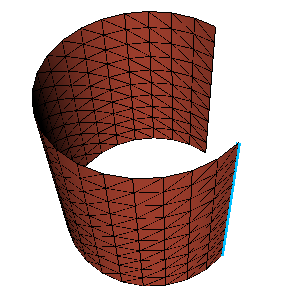

This figure's Python source:
#!/usr/bin/env python

# Demonstrate vtkRotationalExtrusionFilter by creating a line segment,
# performing a 270-degree rotational extrusion to form 3/4 of a cylinder,
# and rendering the smooth surface with wireframe overlay.

# Factory overrides
import vtkmodules.vtkInteractionStyle  # noqa: F401
import vtkmodules.vtkRenderingFreeType  # noqa: F401
import vtkmodules.vtkRenderingOpenGL2  # noqa: F401

from vtkmodules.vtkFiltersCore import vtkPolyDataNormals
from vtkmodules.vtkFiltersModeling import vtkRotationalExtrusionFilter
from vtkmodules.vtkFiltersSources import vtkLineSource
from vtkmodules.vtkRenderingCore import (
    vtkActor,
    vtkCamera,
    vtkPolyDataMapper,
    vtkRenderWindow,
    vtkRenderWindowInteractor,
    vtkRenderer,
)

# Create a line source
line = vtkLineSource()
line.SetPoint1(0.0, 1.0, 0.0)
line.SetPoint2(0.0, 1.0, 2.0)
line.SetResolution(10)

# Line actor
line_mapper = vtkPolyDataMapper()
line_mapper.SetInputConnection(line.GetOutputPort())

line_actor = vtkActor()
line_actor.SetMapper(line_mapper)
line_actor.GetProperty().SetLineWidth(5)
line_actor.GetProperty().SetColor(0.0, 0.749, 1.0)

# 270-degree rotational extrusion
sweeper = vtkRotationalExtrusionFilter()
sweeper.SetResolution(20)
sweeper.SetInputConnection(line.GetOutputPort())
sweeper.SetAngle(270)

# Normals for smooth rendering
normals = vtkPolyDataNormals()
normals.SetInputConnection(sweeper.GetOutputPort())

# Surface mapper and actor
cylinder_mapper = vtkPolyDataMapper()
cylinder_mapper.SetInputConnection(normals.GetOutputPort())
cylinder_mapper.SetResolveCoincidentTopologyToPolygonOffset()

cylinder_actor = vtkActor()
cylinder_actor.SetMapper(cylinder_mapper)
cylinder_actor.GetProperty().SetRepresentationToSurface()
cylinder_actor.GetProperty().SetInterpolationToGouraud()
cylinder_actor.GetProperty().SetColor(1.0, 0.3882, 0.2784)

# Wireframe mapper and actor
cylinder_wireframe_mapper = vtkPolyDataMapper()
cylinder_wireframe_mapper.SetInputConnection(sweeper.GetOutputPort())
cylinder_wireframe_mapper.SetResolveCoincidentTopologyToPolygonOffset()

cylinder_wireframe_actor = vtkActor()
cylinder_wireframe_actor.SetMapper(cylinder_wireframe_mapper)
cylinder_wireframe_actor.GetProperty().SetRepresentationToWireframe()
cylinder_wireframe_actor.GetProperty().SetColor(0.0, 0.0, 0.0)
cylinder_wireframe_actor.GetProperty().SetAmbient(1.0)
cylinder_wireframe_actor.GetProperty().SetDiffuse(0.0)
cylinder_wireframe_actor.GetProperty().SetSpecular(0.0)

# Renderer
renderer = vtkRenderer()
renderer.AddActor(line_actor)
renderer.AddActor(cylinder_actor)
renderer.AddActor(cylinder_wireframe_actor)
renderer.SetBackground(1.0, 1.0, 1.0)

# Window
render_window = vtkRenderWindow()
render_window.AddRenderer(renderer)
render_window.SetSize(300, 300)
render_window.SetMultiSamples(0)
render_window.SetWindowName("rotational extrusion")

# Scene
camera = vtkCamera()
camera.SetClippingRange(0.576398, 28.8199)
camera.SetFocalPoint(0.0463079, -0.0356571, 1.01993)
camera.SetPosition(-2.47044, 2.39516, -3.56066)
camera.SetViewUp(0.607296, -0.513537, -0.606195)
renderer.SetActiveCamera(camera)

# Interactor
interactor = vtkRenderWindowInteractor()
interactor.SetRenderWindow(render_window)

interactor.Initialize()
interactor.Start()
